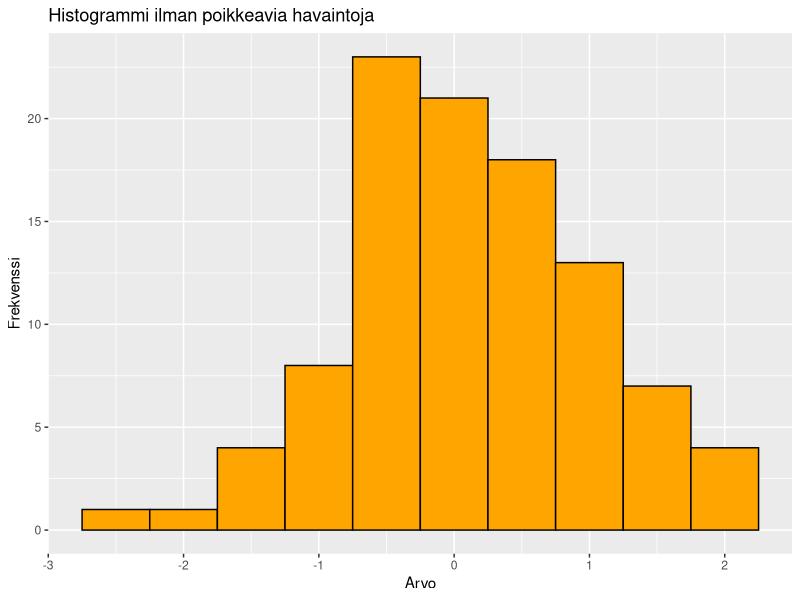

Write R code to recreate this figure.
## ---- chunk 1
    abs(c(2, 5, 7, 9, 14, 24, 250) - 9) 
## ---- chunk 2
sort(c(7   ,4   ,2   ,0   ,5  ,15 ,241)) 
## ---- chunk 3
#| code-fold: true
#| code-summary: "Näytä koodi"


# outliereiden poistaminen ja funktion luominen 
  # skripti laskee mediaanin ja MAD arvon 
    # sitten se asettaa kynnyasrvoksi 3 * MAD arvon 
     # sitten luodaan muuttuja, johon tulee vain arvot, jotka ovat yhtäsuuria tai 
      # pienempiä kuin kynnysarvo 
        # sen jälkeen se piirtää histogrammin arvoista 
          # luodaan skriptistä funktio lisäämällä alkuun function() funktio 
library(ggplot2)

# luodaan esimerkkidata 
set.seed(123)
data <- rnorm(100)



#määritellään funktio

plot_histogram_without_outliers <- function(data, kynnyskerroin = 3, leveys = 1, palkinvari = "blue"){
 
# lasketaan MAD ja mediaani 
  
mad_value <- mad(data) 
median_value <- median(data)

#Poistetaan poikkeavat havainnot 
threshold <- kynnyskerroin * mad_value
filtered_data <- data[abs(data - median_value) <= threshold]
    #       abs --> muuttaa itseisarvoksi 
    #       (data - median_value) --> jokaisesta datan arvosta vähennetään mediaani 
      #                             eli nähdään kuinka paljon arvo eroaa mediaanista 
        #     verrataan jokaisen arvon poikkemia thresholdiin eli 3 * mad arvoon 
          # eli indeksoinnilla valitaan mukaan arvot, joiden poikkeama mediaanista on 
            # pienempi tai yhtä suuri kuin 

# piirretään histogrammi 
ggplot(data.frame(x = filtered_data), aes(x)) + 
  geom_histogram(binwidth = leveys , fill = palkinvari, color = "black") + 
  labs(title = "Histogrammi ilman poikkeavia havaintoja", 
       x = "Arvo", 
       y = "Frekvenssi")
}


plot_histogram_without_outliers(data, 3 , 0.5, "orange")
